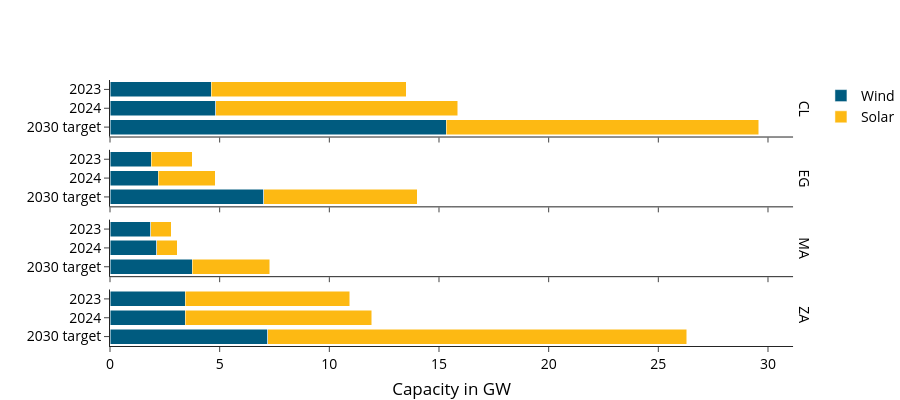

Here is the notebook cell this chart was saved with:
### Code cell
fig = px.bar(trend, 
            y="Year", 
            x="Value", 
            color="Variable",
            facet_row="Area",
            facet_row_spacing=0.05,
            barmode="stack",
            color_discrete_map={
                "Wind": colors["electricity"]["Wind onshore"],
                "Solar": colors["electricity"]["Solar PV"],
            },
            # color_discrete_sequence=config_update["fhg_colors_15"],
            labels={"Value":"Capacity in GW", "Variable": "", "Year": ""},
            height=400,
            width=900,
            category_orders={"Year": ["2023", "2024", "2030 target"], "Variable": ["Wind", "Solar"]},
        )

fig.update_yaxes(matches=None)
fig.update_yaxes(showticklabels=True)
update_layout(fig)



fig.show()

### Figure 1 — Plotly figure (JSON) as saved in the notebook; plotly's stock layout.template omitted (floating-point values rounded to 4 significant figures)
{"data": [{"hovertemplate": "=%{y}<br>Area=CL<br>Capacity in GW=%{x}<extra></extra>", "legendgroup": "Wind", "marker": {"color": "#005b7f", "pattern": {"shape": ""}}, "name": "Wind", "orientation": "h", "showlegend": true, "textangle": 0, "textposition": "inside", "type": "bar", "x": [4.62, 4.81, 15.33], "xaxis": "x4", "y": ["2023", "2024", "2030 target"], "yaxis": "y4"}, {"hovertemplate": "=%{y}<br>Area=EG<br>Capacity in GW=%{x}<extra></extra>", "legendgroup": "Wind", "marker": {"color": "#005b7f", "pattern": {"shape": ""}}, "name": "Wind", "orientation": "h", "showlegend": false, "textangle": 0, "textposition": "inside", "type": "bar", "x": [1.89, 2.2, 7.0], "xaxis": "x3", "y": ["2023", "2024", "2030 target"], "yaxis": "y3"}, {"hovertemplate": "=%{y}<br>Area=MA<br>Capacity in GW=%{x}<extra></extra>", "legendgroup": "Wind", "marker": {"color": "#005b7f", "pattern": {"shape": ""}}, "name": "Wind", "orientation": "h", "showlegend": false, "textangle": 0, "textposition": "inside", "type": "bar", "x": [1.86, 2.13, 3.74], "xaxis": "x2", "y": ["2023", "2024", "2030 target"], "yaxis": "y2"}, {"hovertemplate": "=%{y}<br>Area=ZA<br>Capacity in GW=%{x}<extra></extra>", "legendgroup": "Wind", "marker": {"color": "#005b7f", "pattern": {"shape": ""}}, "name": "Wind", "orientation": "h", "showlegend": false, "textangle": 0, "textposition": "inside", "type": "bar", "x": [3.44, 3.44, 7.2], "xaxis": "x", "y": ["2023", "2024", "2030 target"], "yaxis": "y"}, {"hovertemplate": "=%{y}<br>Area=CL<br>Capacity in GW=%{x}<extra></extra>", "legendgroup": "Solar", "marker": {"color": "#fdb913", "pattern": {"shape": ""}}, "name": "Solar", "orientation": "h", "showlegend": true, "textangle": 0, "textposition": "inside", "type": "bar", "x": [8.89, 11.05, 14.25], "xaxis": "x4", "y": ["2023", "2024", "2030 target"], "yaxis": "y4"}, {"hovertemplate": "=%{y}<br>Area=EG<br>Capacity in GW=%{x}<extra></extra>", "legendgroup": "Solar", "marker": {"color": "#fdb913", "pattern": {"shape": ""}}, "name": "Solar", "orientation": "h", "showlegend": false, "textangle": 0, "textposition": "inside", "type": "bar", "x": [1.86, 2.59, 7.0], "xaxis": "x3", "y": ["2023", "2024", "2030 target"], "yaxis": "y3"}, {"hovertemplate": "=%{y}<br>Area=MA<br>Capacity in GW=%{x}<extra></extra>", "legendgroup": "Solar", "marker": {"color": "#fdb913", "pattern": {"shape": ""}}, "name": "Solar", "orientation": "h", "showlegend": false, "textangle": 0, "textposition": "inside", "type": "bar", "x": [0.93, 0.93, 3.55], "xaxis": "x2", "y": ["2023", "2024", "2030 target"], "yaxis": "y2"}, {"hovertemplate": "=%{y}<br>Area=ZA<br>Capacity in GW=%{x}<extra></extra>", "legendgroup": "Solar", "marker": {"color": "#fdb913", "pattern": {"shape": ""}}, "name": "Solar", "orientation": "h", "showlegend": false, "textangle": 0, "textposition": "inside", "type": "bar", "x": [7.5, 8.5, 19.1], "xaxis": "x", "y": ["2023", "2024", "2030 target"], "yaxis": "y"}], "layout": {"annotations": [{"font": {}, "showarrow": false, "text": "ZA", "textangle": 90, "x": 0.98, "xanchor": "left", "xref": "paper", "y": 0.1172, "yanchor": "middle", "yref": "paper"}, {"font": {}, "showarrow": false, "text": "MA", "textangle": 90, "x": 0.98, "xanchor": "left", "xref": "paper", "y": 0.3688, "yanchor": "middle", "yref": "paper"}, {"font": {}, "showarrow": false, "text": "EG", "textangle": 90, "x": 0.98, "xanchor": "left", "xref": "paper", "y": 0.6313, "yanchor": "middle", "yref": "paper"}, {"font": {}, "showarrow": false, "text": "CL", "textangle": 90, "x": 0.98, "xanchor": "left", "xref": "paper", "y": 0.8938, "yanchor": "middle", "yref": "paper"}], "barmode": "stack", "height": 400, "legend": {"title": {"text": ""}, "tracegroupgap": 0}, "width": 900, "xaxis": {"anchor": "y", "domain": [0, 0.98], "title": {"text": "Capacity in GW"}}, "xaxis2": {"anchor": "y2", "domain": [0, 0.98], "matches": "x", "showticklabels": false}, "xaxis3": {"anchor": "y3", "domain": [0, 0.98], "matches": "x", "showticklabels": false}, "xaxis4": {"anchor": "y4", "domain": [0, 0.98], "matches": "x", "showticklabels": false}, "yaxis": {"anchor": "x", "categoryarray": ["2030 target", "2024", "2023"], "categoryorder": "array", "domain": [0, 0.2125], "showticklabels": true, "title": {"text": ""}}, "yaxis2": {"anchor": "x2", "categoryarray": ["2030 target", "2024", "2023"], "categoryorder": "array", "domain": [0.2625, 0.475], "showticklabels": true, "title": {"text": ""}}, "yaxis3": {"anchor": "x3", "categoryarray": ["2030 target", "2024", "2023"], "categoryorder": "array", "domain": [0.525, 0.7375], "showticklabels": true, "title": {"text": ""}}, "yaxis4": {"anchor": "x4", "categoryarray": ["2030 target", "2024", "2023"], "categoryorder": "array", "domain": [0.7875, 1], "showticklabels": true, "title": {"text": ""}}}}
